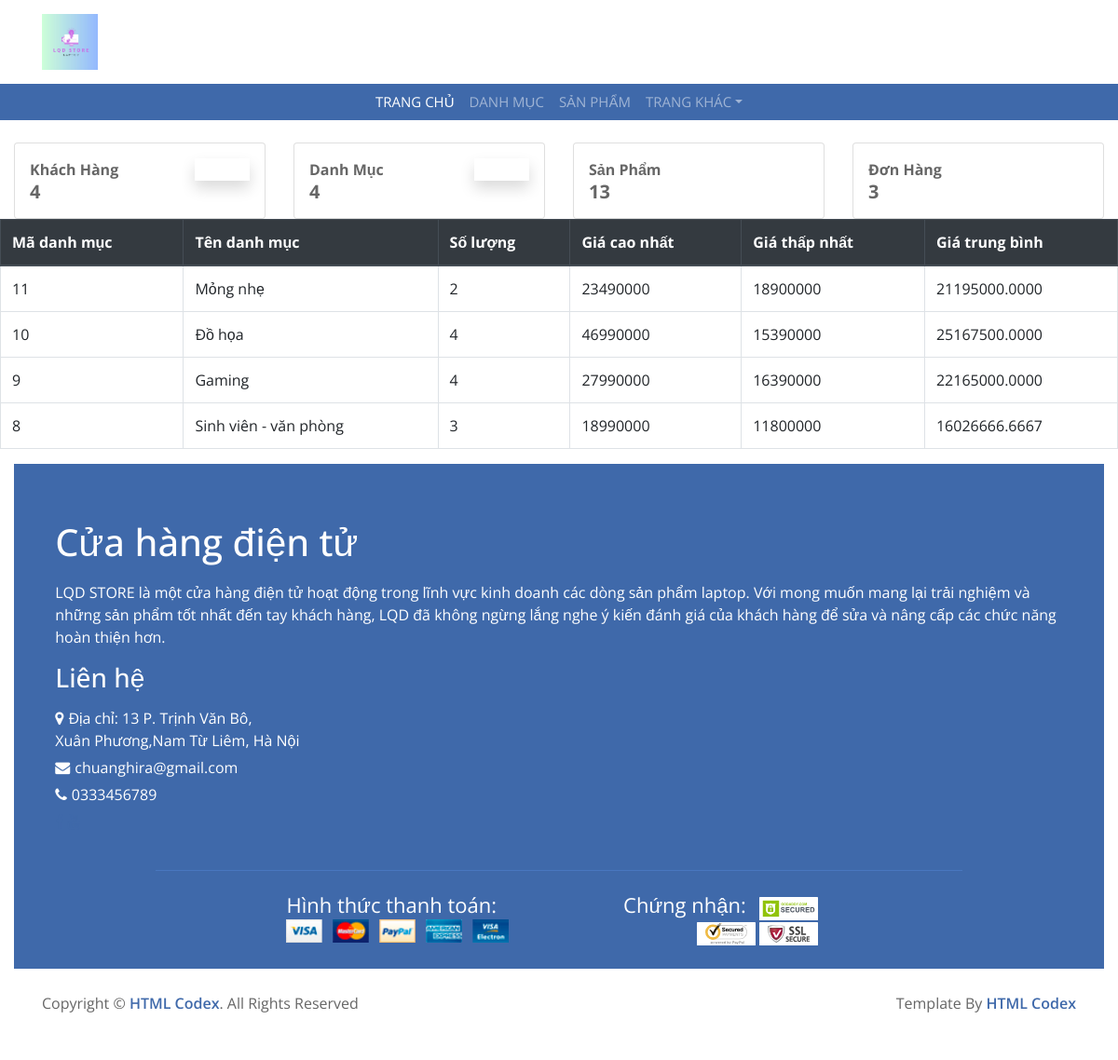
The app's page /admin/index.php with its own data.
### tables this page shows
CREATE TABLE `danhmuc` (
  `id` int(11) NOT NULL,
  `name_dm` varchar(255) NOT NULL,
  `is_delete` int(1) NOT NULL DEFAULT 0
);

### model/pdo.php (called while the page is built, shortened)
<?php
function pdo_get_connection(){
    $dburl = "mysql:host=localhost;dbname=duan1;charset=utf8";
    $username = 'root';
    $password = '';
    $conn = new PDO($dburl, $username, $password);
    $conn -> setAttribute(PDO::ATTR_ERRMODE, PDO::ERRMODE_EXCEPTION);
    return $conn;
}
function pdo_query($sql){
    $sql_args = array_slice(func_get_args(),1);
    try {
        $conn = pdo_get_connection();
        $stmt = $conn->prepare($sql);
        $stmt -> execute($sql_args);
        $rows = $stmt->fetchAll();
        return $rows;
    } catch (PDOException $e) {
        throw $e;
    }
    finally{
        unset($conn);
    }
}
?>

### model/dangky.php (called while the page is built, shortened)
<?php
function loadall_dangky(){
    $sql="select * from taikhoan where is_delete=1";
        $listdangky=pdo_query($sql);
        return $listdangky;
}
?>

### model/danhmuc.php (called while the page is built, shortened)
<?php
function loadall_danhmuc(){
    $sql="select * from danhmuc where is_delete=0";
    $listdanhmuc=pdo_query($sql);
    return $listdanhmuc;
}
?>

### model/sanpham.php (called while the page is built, shortened)
<?php
function loadall_spkbt(){
    $sql="SELECT * FROM sanpham WHERE is_delete=0 ";
    $listsanpham=pdo_query($sql);
    return $listsanpham;;
}
?>

### model/donhang.php (called while the page is built, shortened)
<?php
    function loadall_donhang(){
        $sql="select * from bill join trangthaidh on bill.id_trangthai=trangthaidh.idtrangthai order by id desc";
            $listdonhang=pdo_query($sql);
            return $listdonhang;
    }
    function loadall_thongke() {
        $sql = "select danhmuc.id as madm, danhmuc.name_dm as tendm, count(sanpham.id) as countsp, min(sanpham.gia) as minprice, max(sanpham.gia) as maxprice, avg(sanpham.gia) as avgprice";
        $sql.=" from sanpham left join danhmuc on danhmuc.id=sanpham.id_dm";
        $sql.=" group by danhmuc.id order by danhmuc.id desc";
        $listtk=pdo_query($sql);
        return $listtk;
    }
?>

### admin/home.php (the view, shortened to what this page needs)
<?php
$getCountAccounts = count(  loadall_dangky());
$getCountCategories = count( loadall_danhmuc());
$getCountProduct = count(loadall_spkbt());
$getCountOrders = count(loadall_donhang());
?>
<div class="container-fluid py-4 pb-0">
    <div class="row">
        <div class="col-xl-3 col-sm-6 mb-xl-0 mb-4">
            <div class="card">
                <div class="card-body p-3">
                    <div class="row">
                        <div class="col-8">
                            <div class="numbers">
                                <p class="text-sm mb-0 text-capitalize font-weight-bold">Khách hàng</p>
                                <h5 class="font-weight-bolder mb-0">
                                    <?= $getCountAccounts;?>
                                </h5>
                            </div>
                        </div>
                        <div class="col-4 text-end">
                            <div class="icon icon-shape bg-gradient-primary shadow text-center border-radius-md">
                                <i class="fa-solid fa-users" style="color: #ffffff;"></i>
                            </div>
                        </div>
                    </div>
                </div>
            </div>
        </div>
        <div class="col-xl-3 col-sm-6 mb-xl-0 mb-4">
            <div class="card">
                <div class="card-body p-3">
                    <div class="row">
                        <div class="col-8">
                            <div class="numbers">
                                <p class="text-sm mb-0 text-capitalize font-weight-bold">Danh mục</p>
                                <h5 class="font-weight-bolder mb-0">
                                    <?= $getCountCategories; ?>
                                </h5>
                            </div>
                        </div>
                        <div class="col-4 text-end">
                            <div class="icon icon-shape bg-gradient-primary shadow text-center border-radius-md">
                                <i class="fa-solid fa-tag" style="color: #ffffff;"></i>
                            </div>
                        </div>
                    </div>
                </div>
            </div>
        </div>
        <div class="col-xl-3 col-sm-6 mb-xl-0 mb-4">
            <div class="card">
                <div class="card-body p-3">
                    <div class="row">
                        <div class="col-8">
                            <div class="numbers">
                                <p class="text-sm mb-0 text-capitalize font-weight-bold">Sản phẩm</p>
                                <h5 class="font-weight-bolder mb-0">
                                    <?= $getCountProduct; ?>
                                </h5>
                            </div>
                        </div>
                        <div class="col-4 text-end">
                        </div>
                    </div>
                </div>
            </div>
        </div>
        <div class="col-xl-3 col-sm-6">
            <div class="card">
                <div class="card-body p-3">
                    <div class="row">
                        <div class="col-8">
                            <div class="numbers">
                                <p class="text-sm mb-0 text-capitalize font-weight-bold">Đơn hàng</p>
                                <h5 class="font-weight-bolder mb-0">
                                    <?= $getCountOrders; ?>
                                </h5>
                            </div>
                        </div>
                        <div class="col-4 text-end">
                        </div>
                    </div>
                </div>
            </div>
        </div>
        <br>
        <br>
        <table class="table table-bordered">
    <thead class="thead-dark">
    <tr>
    <th>Mã danh mục</th>
                        <th>Tên danh mục</th>
                        <th>Số lượng</th>
                        <th>Giá cao nhất</th>
                        <th>Giá thấp nhất</th>
                        <th>Giá trung bình</th>
    </tr>
    </thead>
    <?php foreach ($listthongke as $thongke) {
                        extract($thongke);
    ?>
    <tr>
        <td><?php echo $madm ?></td>
        <td><?php echo $tendm?></td>
        <td><?php echo $countsp?></td>
        <td><?php echo $maxprice?></td>
        <td><?php echo $minprice?></td>
        <td><?php echo $avgprice?></td>
    </tr>
    <?php
    }?>
  </table>
    </div>

### records on screen
danhmuc: id "11", name_dm "Mỏng nhẹ", countsp "2", maxprice "23490000", minprice "18900000", avgprice "21195000.0000"
danhmuc: id "10", name_dm "Đồ họa", countsp "4", maxprice "46990000", minprice "15390000", avgprice "25167500.0000"
danhmuc: id "9", name_dm "Gaming", countsp "4", maxprice "27990000", minprice "16390000", avgprice "22165000.0000"
danhmuc: id "8", name_dm "Sinh viên - văn phòng", countsp "3", maxprice "18990000", minprice "11800000", avgprice "16026666.6667"

### other values on screen
$getCountAccounts "4"
$getCountCategories "4"
$getCountProduct "13"
$getCountOrders "3"
